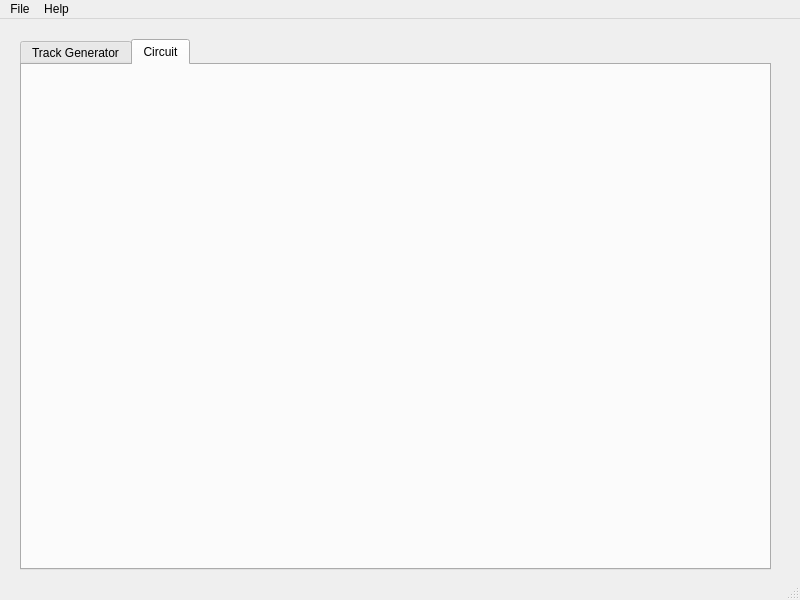
<?xml version="1.0" encoding="UTF-8"?>
<ui version="4.0">
 <class>MainWindow</class>
 <widget class="QMainWindow" name="MainWindow">
  <property name="geometry">
   <rect>
    <x>0</x>
    <y>0</y>
    <width>800</width>
    <height>600</height>
   </rect>
  </property>
  <property name="windowTitle">
   <string>MainWindow</string>
  </property>
  <widget class="QWidget" name="centralwidget">
   <widget class="QTabWidget" name="tabWidget">
    <property name="geometry">
     <rect>
      <x>20</x>
      <y>20</y>
      <width>751</width>
      <height>531</height>
     </rect>
    </property>
    <property name="currentIndex">
     <number>1</number>
    </property>
    <widget class="QWidget" name="tab">
     <attribute name="title">
      <string>Track Generator</string>
     </attribute>
    </widget>
    <widget class="QWidget" name="tab_2">
     <attribute name="title">
      <string>Circuit</string>
     </attribute>
    </widget>
   </widget>
  </widget>
  <widget class="QMenuBar" name="menubar">
   <property name="geometry">
    <rect>
     <x>0</x>
     <y>0</y>
     <width>800</width>
     <height>26</height>
    </rect>
   </property>
   <widget class="QMenu" name="menuFile">
    <property name="title">
     <string>File</string>
    </property>
    <addaction name="actionOpen"/>
    <addaction name="actionSave"/>
    <addaction name="actionExit"/>
   </widget>
   <widget class="QMenu" name="menuHelp">
    <property name="title">
     <string>Help</string>
    </property>
    <addaction name="actionAbout"/>
   </widget>
   <addaction name="menuFile"/>
   <addaction name="menuHelp"/>
  </widget>
  <widget class="QStatusBar" name="statusbar"/>
  <action name="actionOpen">
   <property name="text">
    <string>Open</string>
   </property>
  </action>
  <action name="actionSave">
   <property name="text">
    <string>Save</string>
   </property>
  </action>
  <action name="actionExit">
   <property name="text">
    <string>Exit</string>
   </property>
  </action>
  <action name="actionAbout">
   <property name="text">
    <string>About...</string>
   </property>
  </action>
 </widget>
 <resources/>
 <connections/>
</ui>
